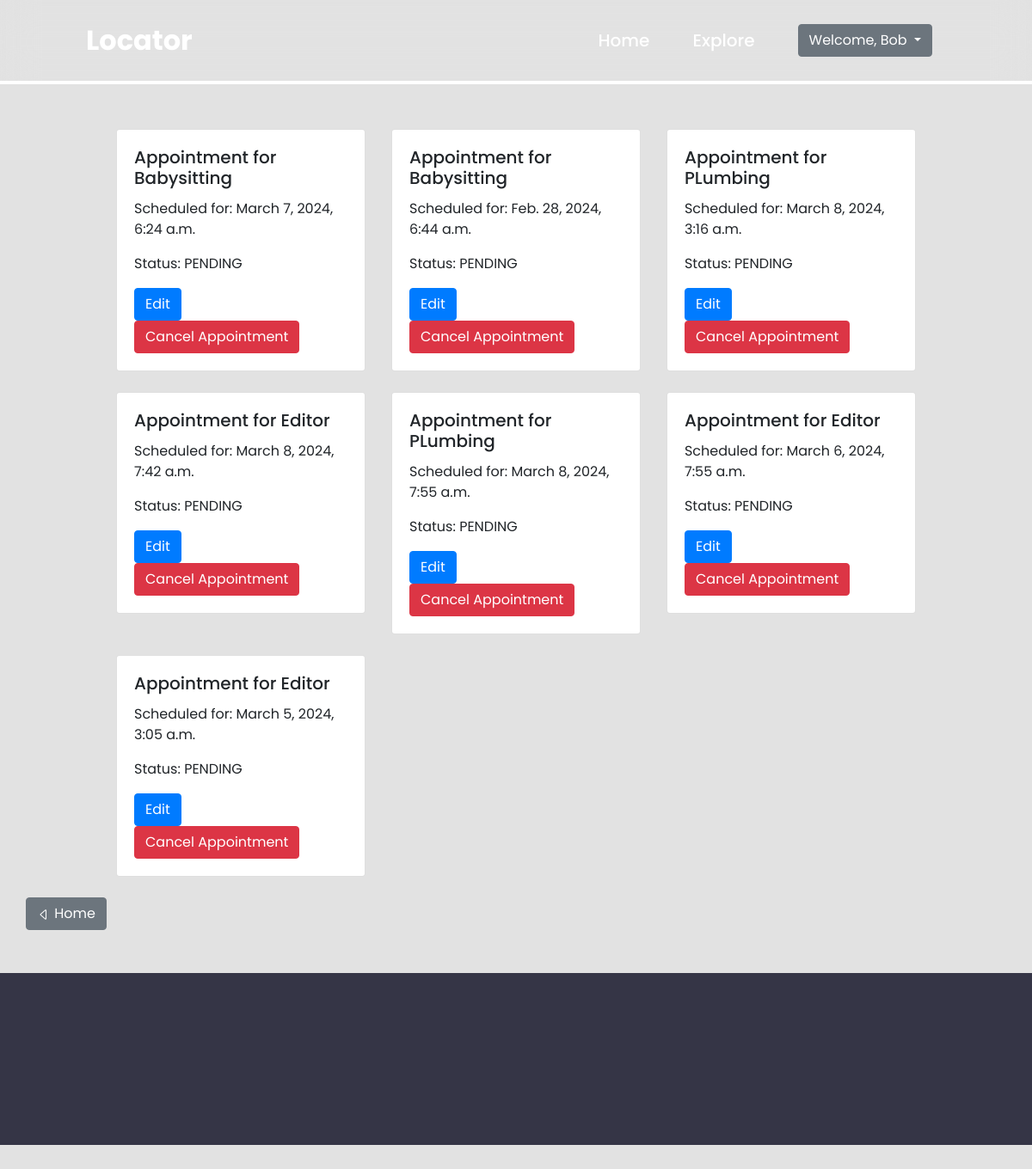
Page /appointments/ (signed in) on the earlier database version.
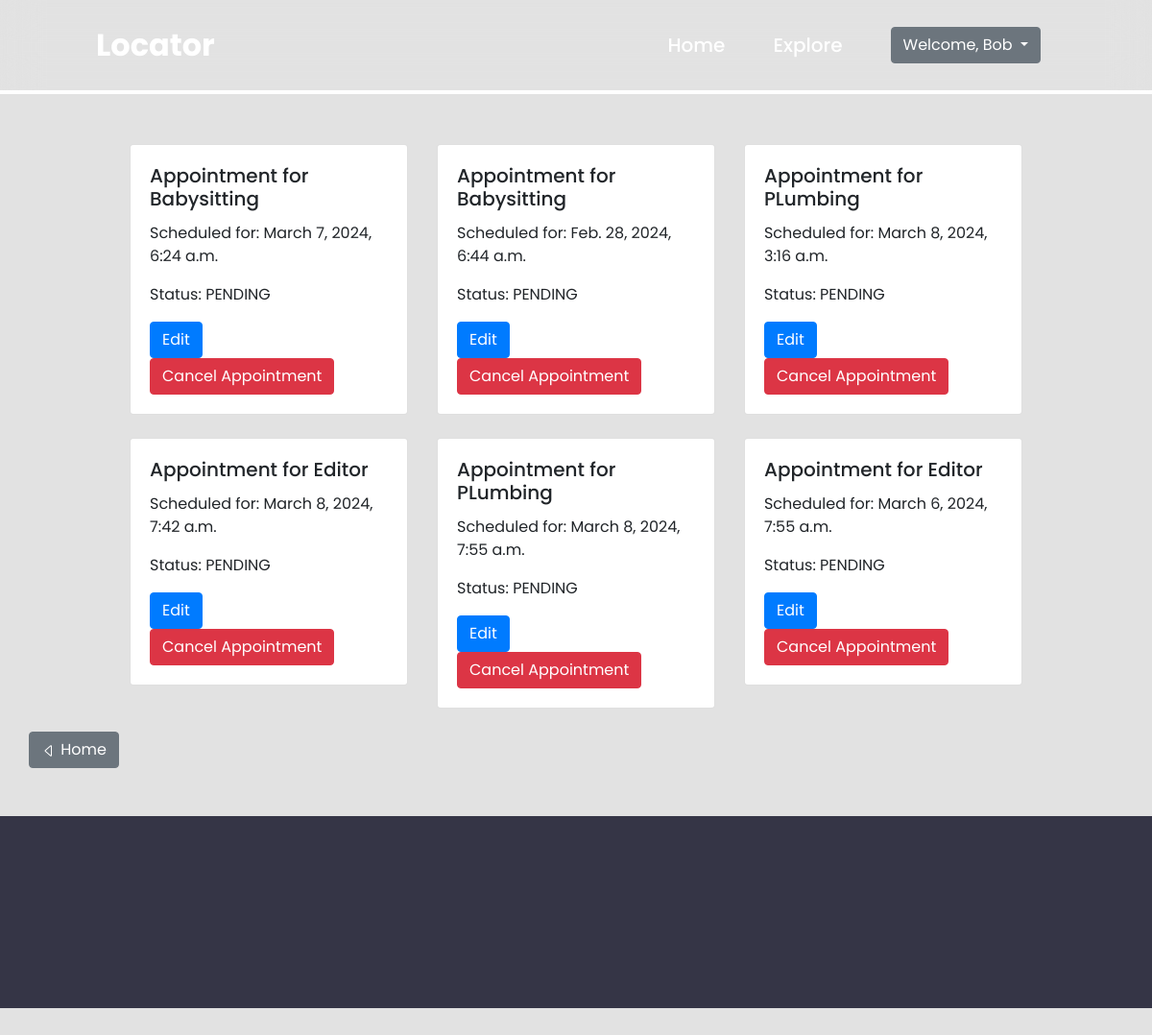
Same page on the later database version.
### booking/models.py (models this page shows)
class Appointment(models.Model):
  AppointmentID = models.CharField(max_length=8, default=generate_unique_code, unique=True)
  client = models.ForeignKey(User, on_delete=models.CASCADE)
  service = models.ForeignKey(Service, on_delete=models.CASCADE)
  status = models.CharField(max_length=10, choices=[('PENDING', 'Pending'), ('CONFIRMED', 'Confirmed'), ('COMPLETED', 'Completed'), ('CANCELLED', 'Cancelled')], blank=True)
  date_time = models.DateTimeField(default=timezone.now)
  created_at = models.DateTimeField(auto_now_add=True, null=True)

### posting_service/models.py (models this page shows)
class Service(models.Model):
  ServiceID = models.CharField(max_length=8, default=generate_unique_code, unique=True)
  freelancer = models.ForeignKey(User, on_delete=models.CASCADE, null=True, blank=True)
  serviceName = models.CharField(max_length=250)
  description = models.TextField()
  price = models.DecimalField(max_digits=10, decimal_places=2)
  credentials = models.FileField(upload_to='documents/', null=True, blank=True)
  created_at = models.DateTimeField(auto_now_add=True)

### booking/views.py (the view)
# urls.py: path('appointments/', ManageAppointmentView, name="manage_appointments"),
@login_required
def ManageAppointmentView(request):
  appointments = Appointment.objects.filter(client=request.user)
  return render(request, 'manage_appointments.html', {'appointments': appointments})

### booking/templates/manage_appointments.html (shortened to what this page needs)
{% extends "base.html" %}
{% load static %}
{% block content %}
  {% if appointments %}
    <div class="row row-cols-md-3" style="width: 80%; margin-left: 50%; transform: translate(-50%);">
      {% for appointment in appointments %}
        <div class="col mb-4">
          <div class="card">
            <div class="card-body">
              <h5 class="card-title">Appointment for {{appointment.service.serviceName}}</h5>
              <p class="card-text">Scheduled for: {{ appointment.date_time }}</p>
              <p class="card-text">Status: {{ appointment.status }}</p>
              <div>
                <a href="{% url 'appointments:edit_appointment' appointment.AppointmentID %}" class="btn btn-primary">Edit</a>
                <button type="button" class="btn btn-danger delete-now" data-toggle="modal" data-target="#staticBackdrop" data-service-name="{{ appointment.service.serviceName }}" data-appointment-id="{{ appointment.AppointmentID }}">Cancel Appointment</button>
              </div>
            </div>
          </div>
        </div>
      {% endfor %}
    </div>
  {% else %}
    <div class="alert alert-info" role="alert" style="width: 75%; margin-left: 50%; transform: translate(-50%);">
      You have no scheduled appointments. Click <a href="{% url 'explore' %}">here</a> to explore all services.
    </div>
  {% endif %}
  <a type="button" class="btn btn-secondary" href="{% url 'home' %}" style="margin-left: 30px;">
    <svg xmlns="http://www.w3.org/2000/svg" width="16" height="16" fill="currentColor" class="bi bi-caret-left" viewBox="0 0 16 16">
    <path d="M10 12.796V3.204L4.519 8zm-.659.753-5.48-4.796a1 1 0 0 1 0-1.506l5.48-4.796A1 1 0 0 1 11 3.204v9.592a1 1 0 0 1-1.659.753"></path></svg>
    Home
  </a>
{% endblock content %}

Differences in the rows shown:
removed Appointment: service.serviceName "Editor", date_time "March 5, 2024, 3:05 a.m.", status "PENDING"
